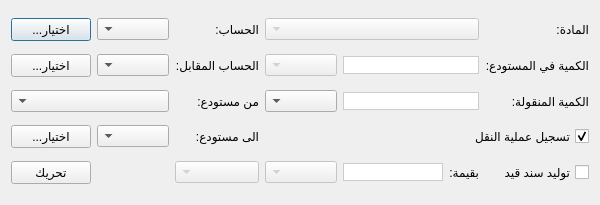
<?xml version="1.0" encoding="UTF-8"?>
<ui version="4.0">
 <class>MaterialMove</class>
 <widget class="QDialog" name="MaterialMove">
  <property name="geometry">
   <rect>
    <x>0</x>
    <y>0</y>
    <width>600</width>
    <height>205</height>
   </rect>
  </property>
  <property name="minimumSize">
   <size>
    <width>600</width>
    <height>200</height>
   </size>
  </property>
  <property name="maximumSize">
   <size>
    <width>608</width>
    <height>205</height>
   </size>
  </property>
  <property name="windowTitle">
   <string>تحريك مادة</string>
  </property>
  <property name="layoutDirection">
   <enum>Qt::RightToLeft</enum>
  </property>
  <layout class="QGridLayout" name="gridLayout">
   <item row="1" column="6">
    <widget class="QComboBox" name="to_account_warehouse_combobox">
     <property name="enabled">
      <bool>true</bool>
     </property>
     <property name="minimumSize">
      <size>
       <width>0</width>
       <height>0</height>
      </size>
     </property>
     <property name="maximumSize">
      <size>
       <width>16777215</width>
       <height>16777215</height>
      </size>
     </property>
     <property name="styleSheet">
      <string notr="true"/>
     </property>
    </widget>
   </item>
   <item row="1" column="5">
    <widget class="QLabel" name="label_8">
     <property name="text">
      <string>الحساب المقابل:</string>
     </property>
    </widget>
   </item>
   <item row="3" column="3">
    <widget class="QComboBox" name="move_unit_combobox">
     <property name="enabled">
      <bool>true</bool>
     </property>
     <property name="maximumSize">
      <size>
       <width>16777215</width>
       <height>16777215</height>
      </size>
     </property>
     <property name="styleSheet">
      <string notr="true"/>
     </property>
    </widget>
   </item>
   <item row="0" column="7">
    <widget class="QPushButton" name="select_from_account_warehouse_btn">
     <property name="maximumSize">
      <size>
       <width>100</width>
       <height>16777215</height>
      </size>
     </property>
     <property name="text">
      <string>...اختيار</string>
     </property>
    </widget>
   </item>
   <item row="0" column="0">
    <widget class="QLabel" name="label">
     <property name="maximumSize">
      <size>
       <width>50</width>
       <height>16777215</height>
      </size>
     </property>
     <property name="text">
      <string>المادة:</string>
     </property>
    </widget>
   </item>
   <item row="1" column="1" colspan="2">
    <widget class="QLineEdit" name="warehouse_quantity_input">
     <property name="enabled">
      <bool>false</bool>
     </property>
     <property name="minimumSize">
      <size>
       <width>60</width>
       <height>0</height>
      </size>
     </property>
     <property name="maximumSize">
      <size>
       <width>16777215</width>
       <height>16777215</height>
      </size>
     </property>
     <property name="styleSheet">
      <string notr="true">background-color: white;
color: black;
border: 1px solid #CCC; /* Soft grey outline */
</string>
     </property>
    </widget>
   </item>
   <item row="1" column="3">
    <widget class="QComboBox" name="warehouse_unit_combobox">
     <property name="enabled">
      <bool>false</bool>
     </property>
     <property name="minimumSize">
      <size>
       <width>0</width>
       <height>0</height>
      </size>
     </property>
     <property name="maximumSize">
      <size>
       <width>16777215</width>
       <height>16777215</height>
      </size>
     </property>
     <property name="styleSheet">
      <string notr="true"/>
     </property>
    </widget>
   </item>
   <item row="5" column="5">
    <widget class="QComboBox" name="journal_entry_origin_combobox">
     <property name="enabled">
      <bool>false</bool>
     </property>
     <property name="maximumSize">
      <size>
       <width>16777215</width>
       <height>16777215</height>
      </size>
     </property>
     <property name="styleSheet">
      <string notr="true"/>
     </property>
    </widget>
   </item>
   <item row="5" column="7">
    <widget class="QPushButton" name="move_btn">
     <property name="text">
      <string>تحريك</string>
     </property>
    </widget>
   </item>
   <item row="3" column="6" colspan="2">
    <widget class="QComboBox" name="from_warehouse_combobox">
     <property name="enabled">
      <bool>true</bool>
     </property>
     <property name="minimumSize">
      <size>
       <width>60</width>
       <height>0</height>
      </size>
     </property>
     <property name="maximumSize">
      <size>
       <width>16777215</width>
       <height>16777215</height>
      </size>
     </property>
     <property name="styleSheet">
      <string notr="true"/>
     </property>
    </widget>
   </item>
   <item row="0" column="1" colspan="3">
    <widget class="QComboBox" name="materials_combobox">
     <property name="enabled">
      <bool>false</bool>
     </property>
     <property name="minimumSize">
      <size>
       <width>0</width>
       <height>0</height>
      </size>
     </property>
     <property name="maximumSize">
      <size>
       <width>16777215</width>
       <height>16777215</height>
      </size>
     </property>
     <property name="styleSheet">
      <string notr="true"/>
     </property>
    </widget>
   </item>
   <item row="5" column="0">
    <widget class="QCheckBox" name="add_journal_entry_checkbox">
     <property name="minimumSize">
      <size>
       <width>80</width>
       <height>0</height>
      </size>
     </property>
     <property name="maximumSize">
      <size>
       <width>16777215</width>
       <height>16777215</height>
      </size>
     </property>
     <property name="text">
      <string>توليد سند قيد</string>
     </property>
     <property name="checked">
      <bool>false</bool>
     </property>
    </widget>
   </item>
   <item row="0" column="6">
    <widget class="QComboBox" name="from_account_warehouse_combobox">
     <property name="enabled">
      <bool>true</bool>
     </property>
     <property name="minimumSize">
      <size>
       <width>0</width>
       <height>0</height>
      </size>
     </property>
     <property name="maximumSize">
      <size>
       <width>16777215</width>
       <height>16777215</height>
      </size>
     </property>
     <property name="styleSheet">
      <string notr="true"/>
     </property>
    </widget>
   </item>
   <item row="3" column="1" colspan="2">
    <widget class="QLineEdit" name="move_quantity_input">
     <property name="enabled">
      <bool>true</bool>
     </property>
     <property name="minimumSize">
      <size>
       <width>70</width>
       <height>0</height>
      </size>
     </property>
     <property name="maximumSize">
      <size>
       <width>16777215</width>
       <height>16777215</height>
      </size>
     </property>
     <property name="styleSheet">
      <string notr="true">background-color: white;
color: black;
border: 1px solid #CCC; /* Soft grey outline */
</string>
     </property>
    </widget>
   </item>
   <item row="4" column="5">
    <widget class="QLabel" name="label_6">
     <property name="maximumSize">
      <size>
       <width>120</width>
       <height>16777215</height>
      </size>
     </property>
     <property name="text">
      <string>الى مستودع:</string>
     </property>
    </widget>
   </item>
   <item row="1" column="0">
    <widget class="QLabel" name="label_3">
     <property name="minimumSize">
      <size>
       <width>0</width>
       <height>0</height>
      </size>
     </property>
     <property name="maximumSize">
      <size>
       <width>120</width>
       <height>16777215</height>
      </size>
     </property>
     <property name="text">
      <string>الكمية في المستودع:</string>
     </property>
    </widget>
   </item>
   <item row="0" column="5">
    <widget class="QLabel" name="label_7">
     <property name="maximumSize">
      <size>
       <width>50</width>
       <height>16777215</height>
      </size>
     </property>
     <property name="text">
      <string>الحساب:</string>
     </property>
    </widget>
   </item>
   <item row="1" column="7">
    <widget class="QPushButton" name="select_to_account_warehouse_btn">
     <property name="text">
      <string>...اختيار</string>
     </property>
    </widget>
   </item>
   <item row="4" column="6">
    <widget class="QComboBox" name="to_warehouse_combobox">
     <property name="enabled">
      <bool>true</bool>
     </property>
     <property name="minimumSize">
      <size>
       <width>50</width>
       <height>0</height>
      </size>
     </property>
     <property name="maximumSize">
      <size>
       <width>16777215</width>
       <height>16777215</height>
      </size>
     </property>
     <property name="styleSheet">
      <string notr="true"/>
     </property>
    </widget>
   </item>
   <item row="4" column="0" colspan="2">
    <widget class="QCheckBox" name="add_movement_entry_checkbox">
     <property name="minimumSize">
      <size>
       <width>120</width>
       <height>0</height>
      </size>
     </property>
     <property name="maximumSize">
      <size>
       <width>16777215</width>
       <height>16777215</height>
      </size>
     </property>
     <property name="text">
      <string>تسجيل عملية النقل</string>
     </property>
     <property name="checked">
      <bool>true</bool>
     </property>
    </widget>
   </item>
   <item row="3" column="0">
    <widget class="QLabel" name="label_4">
     <property name="maximumSize">
      <size>
       <width>120</width>
       <height>16777215</height>
      </size>
     </property>
     <property name="text">
      <string>الكمية المنقولة:</string>
     </property>
    </widget>
   </item>
   <item row="4" column="7">
    <widget class="QPushButton" name="select_to_warehouse_btn">
     <property name="maximumSize">
      <size>
       <width>100</width>
       <height>16777215</height>
      </size>
     </property>
     <property name="text">
      <string>...اختيار</string>
     </property>
    </widget>
   </item>
   <item row="3" column="5">
    <widget class="QLabel" name="label_5">
     <property name="maximumSize">
      <size>
       <width>120</width>
       <height>16777215</height>
      </size>
     </property>
     <property name="text">
      <string>من مستودع:</string>
     </property>
    </widget>
   </item>
   <item row="5" column="1">
    <widget class="QLabel" name="label_9">
     <property name="maximumSize">
      <size>
       <width>16777215</width>
       <height>16777215</height>
      </size>
     </property>
     <property name="text">
      <string>بقيمة:</string>
     </property>
    </widget>
   </item>
   <item row="5" column="2">
    <widget class="QLineEdit" name="journal_entry_item_value">
     <property name="enabled">
      <bool>false</bool>
     </property>
     <property name="maximumSize">
      <size>
       <width>16777215</width>
       <height>16777215</height>
      </size>
     </property>
     <property name="styleSheet">
      <string notr="true">background-color: white;
color: black;
border: 1px solid #CCC; /* Soft grey outline */
</string>
     </property>
    </widget>
   </item>
   <item row="5" column="3">
    <widget class="QComboBox" name="journal_entry_item_currency_combobox">
     <property name="enabled">
      <bool>false</bool>
     </property>
    </widget>
   </item>
  </layout>
 </widget>
 <resources/>
 <connections/>
</ui>
